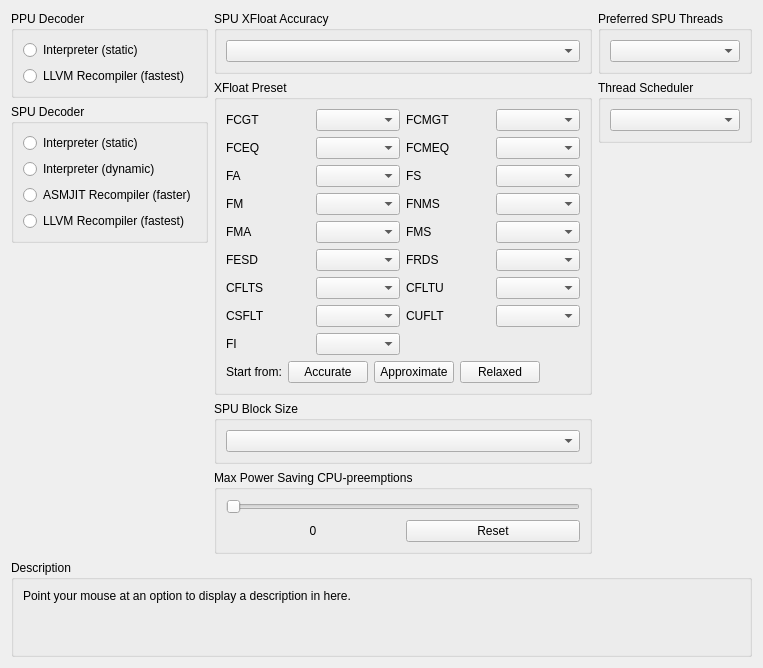
      <widget class="QWidget" name="coreTab">
       <attribute name="title">
        <string>CPU</string>
       </attribute>
       <layout class="QVBoxLayout" name="coreTabLayout" stretch="0,1,0">
        <item>
         <layout class="QHBoxLayout" name="coreTabItemLayout">
          <item>
           <layout class="QVBoxLayout" name="coreTabLeftLayout">
            <item>
             <widget class="QGroupBox" name="gb_ppu">
              <property name="title">
               <string>PPU Decoder</string>
              </property>
              <layout class="QVBoxLayout" name="ppu_layout">
               <item>
                <widget class="QRadioButton" name="ppu__static">
                 <property name="text">
                  <string notr="true">Interpreter (static)</string>
                 </property>
                </widget>
               </item>
               <item>
                <widget class="QRadioButton" name="ppu_llvm">
                 <property name="text">
                  <string notr="true">LLVM Recompiler (fastest)</string>
                 </property>
                </widget>
               </item>
              </layout>
             </widget>
            </item>
            <item>
             <widget class="QGroupBox" name="gb_spu">
              <property name="title">
               <string>SPU Decoder</string>
              </property>
              <layout class="QVBoxLayout" name="spu_layout">
               <item>
                <widget class="QRadioButton" name="spu__static">
                 <property name="text">
                  <string notr="true">Interpreter (static)</string>
                 </property>
                </widget>
               </item>
               <item>
                <widget class="QRadioButton" name="spu_dynamic">
                 <property name="text">
                  <string notr="true">Interpreter (dynamic)</string>
                 </property>
                </widget>
               </item>
               <item>
                <widget class="QRadioButton" name="spu_asmjit">
                 <property name="text">
                  <string notr="true">ASMJIT Recompiler (faster)</string>
                 </property>
                </widget>
               </item>
               <item>
                <widget class="QRadioButton" name="spu_llvm">
                 <property name="text">
                  <string notr="true">LLVM Recompiler (fastest)</string>
                 </property>
                </widget>
               </item>
              </layout>
             </widget>
            </item>
            <item>
             <spacer name="coreTabLeftLayoutSpacer">
              <property name="orientation">
               <enum>Qt::Orientation::Vertical</enum>
              </property>
              <property name="sizeType">
               <enum>QSizePolicy::Policy::MinimumExpanding</enum>
              </property>
              <property name="sizeHint" stdset="0">
               <size>
                <width>0</width>
                <height>0</height>
               </size>
              </property>
             </spacer>
            </item>
           </layout>
          </item>
          <item>
           <layout class="QVBoxLayout" name="coreTabMiddleLayout">
            <item>
             <widget class="QGroupBox" name="gb_xfloat_accuracy">
              <property name="sizePolicy">
               <sizepolicy hsizetype="Preferred" vsizetype="Minimum">
                <horstretch>0</horstretch>
                <verstretch>0</verstretch>
               </sizepolicy>
              </property>
              <property name="title">
               <string>SPU XFloat Accuracy</string>
              </property>
              <layout class="QVBoxLayout" name="gb_xfloat_accuracy_layout">
               <item>
                <widget class="QComboBox" name="xfloatAccuracy"/>
               </item>
             </layout>
            </widget>
           </item>
           <item>
            <widget class="QGroupBox" name="gb_custom_xfloat">
             <property name="title">
              <string>XFloat Preset</string>
             </property>
             <layout class="QGridLayout" name="gb_custom_xfloat_layout">
              <item row="0" column="0">
               <widget class="QLabel" name="label_xfloat_fcgt">
                <property name="text">
                 <string>FCGT</string>
                </property>
               </widget>
              </item>
              <item row="0" column="1">
               <widget class="QComboBox" name="xfloatModeFCGT"/>
              </item>
              <item row="0" column="2">
               <widget class="QLabel" name="label_xfloat_fcmgt">
                <property name="text">
                 <string>FCMGT</string>
                </property>
               </widget>
              </item>
              <item row="0" column="3">
               <widget class="QComboBox" name="xfloatModeFCMGT"/>
              </item>
              <item row="1" column="0">
               <widget class="QLabel" name="label_xfloat_fceq">
                <property name="text">
                 <string>FCEQ</string>
                </property>
               </widget>
              </item>
              <item row="1" column="1">
               <widget class="QComboBox" name="xfloatModeFCEQ"/>
              </item>
              <item row="1" column="2">
               <widget class="QLabel" name="label_xfloat_fcmeq">
                <property name="text">
                 <string>FCMEQ</string>
                </property>
               </widget>
              </item>
              <item row="1" column="3">
               <widget class="QComboBox" name="xfloatModeFCMEQ"/>
              </item>
              <item row="2" column="0">
               <widget class="QLabel" name="label_xfloat_fa">
                <property name="text">
                 <string>FA</string>
                </property>
               </widget>
              </item>
              <item row="2" column="1">
               <widget class="QComboBox" name="xfloatModeFA"/>
              </item>
              <item row="2" column="2">
               <widget class="QLabel" name="label_xfloat_fs">
                <property name="text">
                 <string>FS</string>
                </property>
               </widget>
              </item>
              <item row="2" column="3">
               <widget class="QComboBox" name="xfloatModeFS"/>
              </item>
              <item row="3" column="0">
               <widget class="QLabel" name="label_xfloat_fm">
                <property name="text">
                 <string>FM</string>
                </property>
               </widget>
              </item>
              <item row="3" column="1">
               <widget class="QComboBox" name="xfloatModeFM"/>
              </item>
              <item row="3" column="2">
               <widget class="QLabel" name="label_xfloat_fnms">
                <property name="text">
                 <string>FNMS</string>
                </property>
               </widget>
              </item>
              <item row="3" column="3">
               <widget class="QComboBox" name="xfloatModeFNMS"/>
              </item>
              <item row="4" column="0">
               <widget class="QLabel" name="label_xfloat_fma">
                <property name="text">
                 <string>FMA</string>
                </property>
               </widget>
              </item>
              <item row="4" column="1">
               <widget class="QComboBox" name="xfloatModeFMA"/>
              </item>
              <item row="4" column="2">
               <widget class="QLabel" name="label_xfloat_fms">
                <property name="text">
                 <string>FMS</string>
                </property>
               </widget>
              </item>
              <item row="4" column="3">
               <widget class="QComboBox" name="xfloatModeFMS"/>
              </item>
              <item row="5" column="0">
               <widget class="QLabel" name="label_xfloat_fesd">
                <property name="text">
                 <string>FESD</string>
                </property>
               </widget>
              </item>
              <item row="5" column="1">
               <widget class="QComboBox" name="xfloatModeFESD"/>
              </item>
              <item row="5" column="2">
               <widget class="QLabel" name="label_xfloat_frds">
                <property name="text">
                 <string>FRDS</string>
                </property>
               </widget>
              </item>
              <item row="5" column="3">
               <widget class="QComboBox" name="xfloatModeFRDS"/>
              </item>
              <item row="6" column="0">
               <widget class="QLabel" name="label_xfloat_cflts">
                <property name="text">
                 <string>CFLTS</string>
                </property>
               </widget>
              </item>
              <item row="6" column="1">
               <widget class="QComboBox" name="xfloatModeCFLTS"/>
              </item>
              <item row="6" column="2">
               <widget class="QLabel" name="label_xfloat_cfltu">
                <property name="text">
                 <string>CFLTU</string>
                </property>
               </widget>
              </item>
              <item row="6" column="3">
               <widget class="QComboBox" name="xfloatModeCFLTU"/>
              </item>
              <item row="7" column="0">
               <widget class="QLabel" name="label_xfloat_csflt">
                <property name="text">
                 <string>CSFLT</string>
                </property>
               </widget>
              </item>
              <item row="7" column="1">
               <widget class="QComboBox" name="xfloatModeCSFLT"/>
              </item>
              <item row="7" column="2">
               <widget class="QLabel" name="label_xfloat_cuflt">
                <property name="text">
                 <string>CUFLT</string>
                </property>
               </widget>
              </item>
              <item row="7" column="3">
               <widget class="QComboBox" name="xfloatModeCUFLT"/>
              </item>
              <item row="8" column="0">
               <widget class="QLabel" name="label_xfloat_fi">
                <property name="text">
                 <string>FI</string>
                </property>
               </widget>
              </item>
              <item row="8" column="1">
               <widget class="QComboBox" name="xfloatModeFI"/>
              </item>
              <item row="8" column="2" colspan="2">
               <spacer name="horizontalSpacerCustomXFloat">
                <property name="orientation">
                 <enum>Qt::Orientation::Horizontal</enum>
                </property>
                <property name="sizeHint" stdset="0">
                 <size>
                  <width>40</width>
                  <height>20</height>
                 </size>
                </property>
               </spacer>
              </item>
              <item row="9" column="0" colspan="4">
               <layout class="QHBoxLayout" name="custom_xfloat_presets_layout">
                <item>
                 <widget class="QLabel" name="label_custom_xfloat_presets">
                  <property name="text">
                   <string>Start from:</string>
                  </property>
                 </widget>
                </item>
                <item>
                 <widget class="QPushButton" name="customXFloatAccurate">
                  <property name="text">
                   <string>Accurate</string>
                  </property>
                 </widget>
                </item>
                <item>
                 <widget class="QPushButton" name="customXFloatApproximate">
                  <property name="text">
                   <string>Approximate</string>
                  </property>
                 </widget>
                </item>
                <item>
                 <widget class="QPushButton" name="customXFloatRelaxed">
                  <property name="text">
                   <string>Relaxed</string>
                  </property>
                 </widget>
                </item>
                <item>
                 <spacer name="horizontalSpacerCustomXFloatPresets">
                  <property name="orientation">
                   <enum>Qt::Orientation::Horizontal</enum>
                  </property>
                  <property name="sizeHint" stdset="0">
                   <size>
                    <width>40</width>
                    <height>20</height>
                   </size>
                  </property>
                 </spacer>
                </item>
               </layout>
              </item>
             </layout>
            </widget>
           </item>
            <item>
             <widget class="QGroupBox" name="gb_spuBlockSize">
              <property name="sizePolicy">
               <sizepolicy hsizetype="Preferred" vsizetype="Minimum">
                <horstretch>0</horstretch>
                <verstretch>0</verstretch>
               </sizepolicy>
              </property>
              <property name="title">
               <string>SPU Block Size</string>
              </property>
              <layout class="QVBoxLayout" name="gb_spuBlockSize_layout">
               <item>
                <widget class="QComboBox" name="spuBlockSize"/>
               </item>
              </layout>
             </widget>
            </item>
            <item>
             <widget class="QGroupBox" name="gb_max_preempt_count">
              <property name="sizePolicy">
               <sizepolicy hsizetype="Preferred" vsizetype="Minimum">
                <horstretch>0</horstretch>
                <verstretch>0</verstretch>
               </sizepolicy>
              </property>
              <property name="title">
               <string>Max Power Saving CPU-preemptions</string>
              </property>
              <layout class="QVBoxLayout" name="gb_max_preempt_layout">
               <item>
                <widget class="QSlider" name="maxPreemptCount">
                 <property name="sizePolicy">
                  <sizepolicy hsizetype="Preferred" vsizetype="Minimum">
                   <horstretch>0</horstretch>
                   <verstretch>0</verstretch>
                  </sizepolicy>
                 </property>
                 <property name="orientation">
                  <enum>Qt::Orientation::Horizontal</enum>
                 </property>
                </widget>
               </item>
               <item>
                <layout class="QHBoxLayout" name="maxPreemptLayout" stretch="0,0">
                 <item>
                  <widget class="QLabel" name="preemptText">
                   <property name="text">
                    <string>0</string>
                   </property>
                   <property name="alignment">
                    <set>Qt::AlignmentFlag::AlignCenter</set>
                   </property>
                  </widget>
                 </item>
                 <item>
                  <widget class="QPushButton" name="preemptReset">
                   <property name="text">
                    <string>Reset</string>
                   </property>
                  </widget>
                 </item>
                </layout>
               </item>
              </layout>
             </widget>
            </item>
            <item>
             <spacer name="coreTabMiddleLayoutSpacer">
              <property name="orientation">
               <enum>Qt::Orientation::Vertical</enum>
              </property>
              <property name="sizeType">
               <enum>QSizePolicy::Policy::MinimumExpanding</enum>
              </property>
              <property name="sizeHint" stdset="0">
               <size>
                <width>0</width>
                <height>0</height>
               </size>
              </property>
             </spacer>
            </item>
           </layout>
          </item>
          <item>
           <layout class="QVBoxLayout" name="coreTabRightLayout" stretch="0,0,0">
            <item>
             <widget class="QGroupBox" name="gb_spu_threads">
              <property name="sizePolicy">
               <sizepolicy hsizetype="Preferred" vsizetype="Minimum">
                <horstretch>0</horstretch>
                <verstretch>0</verstretch>
               </sizepolicy>
              </property>
              <property name="title">
               <string>Preferred SPU Threads</string>
              </property>
              <layout class="QVBoxLayout" name="gb_spu_threads_layout">
               <item>
                <widget class="QComboBox" name="preferredSPUThreads"/>
               </item>
              </layout>
             </widget>
            </item>
            <item>
             <widget class="QGroupBox" name="gb_threadsched">
              <property name="sizePolicy">
               <sizepolicy hsizetype="Preferred" vsizetype="Minimum">
                <horstretch>0</horstretch>
                <verstretch>0</verstretch>
               </sizepolicy>
              </property>
              <property name="title">
               <string>Thread Scheduler</string>
              </property>
              <layout class="QVBoxLayout" name="gb_threadsched_layout">
               <item>
                <widget class="QComboBox" name="threadsched"/>
               </item>
              </layout>
             </widget>
            </item>
            <item>
             <spacer name="coreTabRightLayoutSpacer">
              <property name="orientation">
               <enum>Qt::Orientation::Vertical</enum>
              </property>
              <property name="sizeType">
               <enum>QSizePolicy::Policy::MinimumExpanding</enum>
              </property>
              <property name="sizeHint" stdset="0">
               <size>
                <width>0</width>
                <height>0</height>
               </size>
              </property>
             </spacer>
            </item>
           </layout>
          </item>
         </layout>
        </item>
        <item>
         <spacer name="coreTabSpacer">
          <property name="orientation">
           <enum>Qt::Orientation::Vertical</enum>
          </property>
          <property name="sizeType">
           <enum>QSizePolicy::Policy::MinimumExpanding</enum>
          </property>
          <property name="sizeHint" stdset="0">
           <size>
            <width>0</width>
            <height>0</height>
           </size>
          </property>
         </spacer>
        </item>
        <item>
         <widget class="QGroupBox" name="gb_description_cpu">
          <property name="title">
           <string>Description</string>
          </property>
          <layout class="QVBoxLayout" name="gb_description_cpu_layout">
           <item>
            <widget class="QLabel" name="description_cpu">
             <property name="text">
              <string>Point your mouse at an option to display a description in here.


</string>
             </property>
             <property name="textFormat">
              <enum>Qt::TextFormat::PlainText</enum>
             </property>
             <property name="alignment">
              <set>Qt::AlignmentFlag::AlignLeading|Qt::AlignmentFlag::AlignLeft|Qt::AlignmentFlag::AlignTop</set>
             </property>
             <property name="wordWrap">
              <bool>true</bool>
             </property>
            </widget>
           </item>
          </layout>
         </widget>
        </item>
       </layout>
      </widget>
